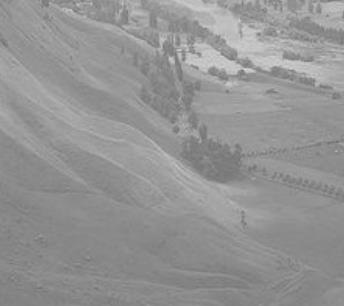
#> input picture face/img/hist.jpeg, 344 x 306 px
$ python img_hist3.py
#> lines starting #> are read from the running program, lines starting #| are printed output that depends on the picture
import cv2
import numpy as np
from matplotlib import  pyplot as plt

img = cv2.imread('img/hist.jpeg', 0)
#> img is the input picture: shape (306, 344); min 113, max 223, mean 147.6
equ = cv2.equalizeHist(img)   #cv2.equalizeHist()只提供灰度值图片的处理，当把上面的图片换成RGB
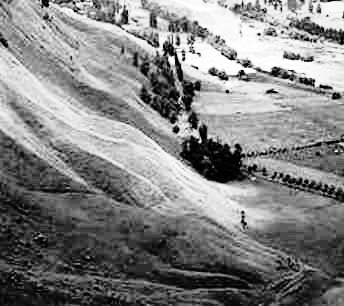
#> equ: shape (306, 344); min 0, max 255, mean 130.5
res = np.hstack((img, equ))  #在水平方向平铺
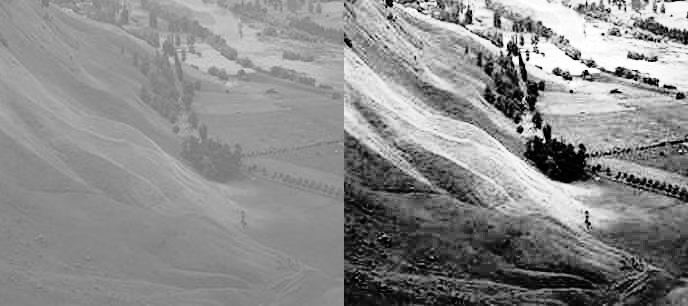
#> res: shape (306, 688); min 0, max 255, mean 139.1

img2 =cv2.imread('img/hist2.jpeg',0)
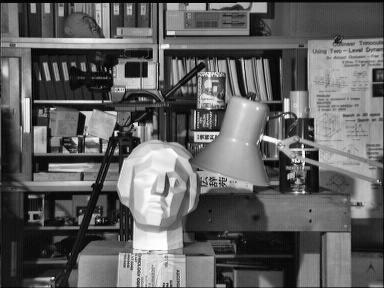
#> input picture face/img/hist2.jpeg, 384 x 288 px
#> img2 is the input picture: shape (288, 384); min 0, max 255, mean 97.6
clahe = cv2.createCLAHE(clipLimit=2.0, tileGridSize=(8,8))
cl1 = clahe.apply(img2)
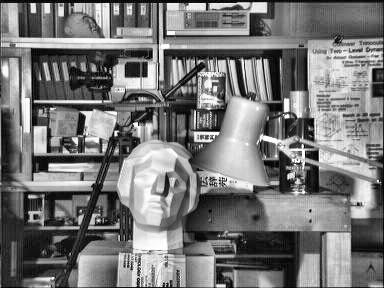
#> cl1: shape (288, 384); min 0, max 255, mean 119.4

#test = cv2.imread('img/789.jpeg')
#print(test.shape)
#img_gray = cv2.cvtColor(test, cv2.COLOR_BGR2RGB)


plt.imshow(cl1)
#plt.imshow(img)
plt.show()

#直方图均衡化
